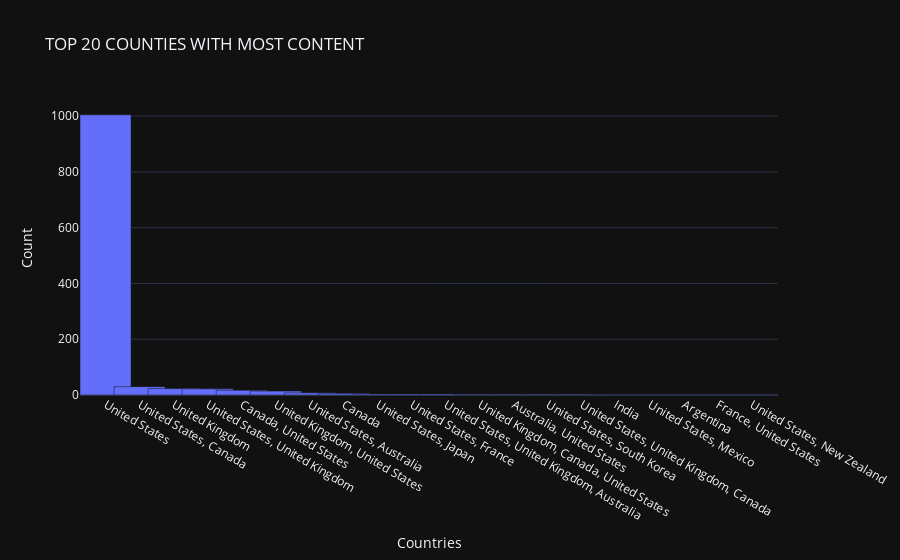

Here is the notebook cell this chart was saved with:
### Code cell
#Country wise content
country_wise_content=df.country.value_counts().reset_index()[:20]
trace1=go.Bar(x=country_wise_content['index'],y=country_wise_content['country'],width=1.5)
layout=go.Layout(template= "plotly_dark",title = 'TOP 20 COUNTIES WITH MOST CONTENT' ,
                 xaxis = dict(title = 'Countries'),yaxis = dict(title = 'Count'))
fig=go.Figure(data=[trace1],layout=layout)
fig.show()

### Figure 1 — Plotly figure (JSON) as saved in the notebook; plotly's stock layout.template omitted (floating-point values rounded to 4 significant figures)
{"data": [{"type": "bar", "width": 1.5, "x": ["United States", "United States, Canada", "United Kingdom", "United States, United Kingdom", "Canada, United States", "United Kingdom, United States", "United States, Australia", "Canada", "United States, Japan", "United States, France", "United States, United Kingdom, Australia", "United Kingdom, Canada, United States", "Australia, United States", "United States, South Korea", "United States, United Kingdom, Canada", "India", "United States, Mexico", "Argentina", "France, United States", "United States, New Zealand"], "y": [1005, 30, 23, 22, 17, 14, 8, 6, 4, 4, 4, 3, 3, 3, 3, 2, 2, 2, 2, 2]}], "layout": {"title": {"text": "TOP 20 COUNTIES WITH MOST CONTENT"}, "xaxis": {"title": {"text": "Countries"}}, "yaxis": {"title": {"text": "Count"}}}}
